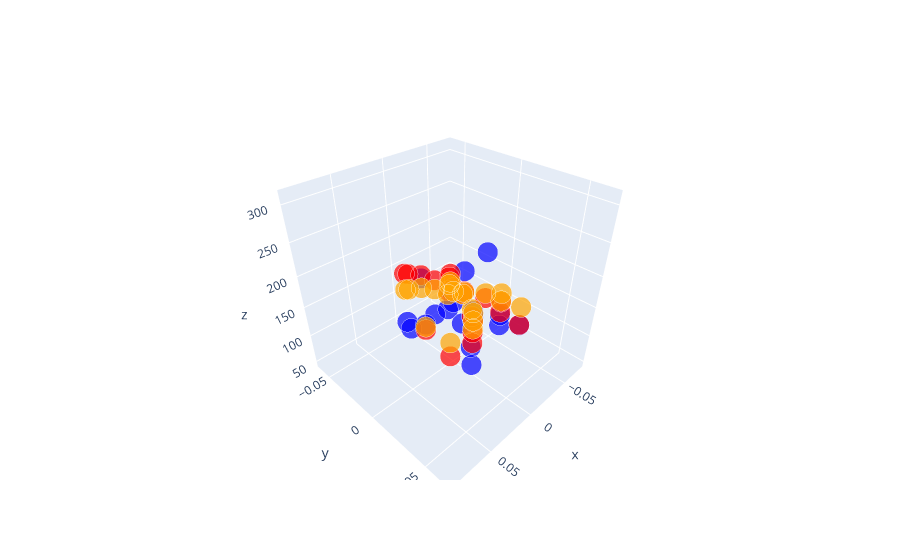

Notebook source saved alongside this figure:
### Markdown cell above
Veamos en forma interactiva como se ve con plotly:

### Code cell
df = pd.DataFrame(diabetes_X_test2)
df['target'] = diabetes_y_test
df['pred1'] = diabetes_y_pred
df['pred2'] = diabetes_y_pred2

fig1 = px.scatter_3d(df, x=0, y=1, z='target',
                     color_discrete_sequence=['blue' for i in df.target],
                     size=[0.1 for i in df.target])
fig2 = px.scatter_3d(df, x=0, y=1, z='pred1',
                     color_discrete_sequence=['red' for i in df.target],
                     size=[0.1 for i in df.target])
fig3 = px.scatter_3d(df, x=0, y=1, z='pred2',
                     color_discrete_sequence=['orange'for i in df.target],
                     size=[0.1 for i in df.target])
fig4 = go.Figure(data=fig1.data+fig2.data+fig3.data)
fig4.show()

### Figure 1 — Plotly figure (JSON) as saved in the notebook; plotly's stock layout.template omitted (floating-point values rounded to 4 significant figures)
{"data": [{"hovertemplate": "0=%{x}<br>1=%{y}<br>target=%{z}<br>size=%{marker.size}<extra></extra>", "legendgroup": "", "marker": {"color": "blue", "size": [0.1, 0.1, 0.1, 0.1, 0.1, 0.1, 0.1, 0.1, 0.1, 0.1, 0.1, 0.1, 0.1, 0.1, 0.1, 0.1, 0.1, 0.1, 0.1, 0.1], "sizemode": "area", "sizeref": 0.00025, "symbol": "circle"}, "mode": "markers", "name": "", "scene": "scene", "showlegend": false, "type": "scatter3d", "x": [0.07786, -0.03962, 0.01104, -0.0407, -0.03423, 0.00565, 0.08864, -0.03315, -0.05686, -0.031, 0.05523, -0.0601, 0.001339, -0.02345, -0.07411, 0.01966, -0.01591, -0.01591, 0.03906, -0.07303], "y": [0.04067, 0.01557, 0.02406, -0.02029, 0.03546, -0.04542, 0.06605, -0.02595, -0.009919, -0.01496, 0.05569, -0.0514, -0.04542, -0.03846, -0.06118, 0.03119, -0.01811, -0.04688, 0.04453, -0.004222], "z": [233, 91, 111, 152, 120, 67, 310, 94, 183, 66, 173, 72, 49, 64, 48, 178, 104, 132, 220, 57]}, {"hovertemplate": "0=%{x}<br>1=%{y}<br>pred1=%{z}<br>size=%{marker.size}<extra></extra>", "legendgroup": "", "marker": {"color": "red", "size": [0.1, 0.1, 0.1, 0.1, 0.1, 0.1, 0.1, 0.1, 0.1, 0.1, 0.1, 0.1, 0.1, 0.1, 0.1, 0.1, 0.1, 0.1, 0.1, 0.1], "sizemode": "area", "sizeref": 0.00025, "symbol": "circle"}, "mode": "markers", "name": "", "scene": "scene", "showlegend": false, "type": "scatter3d", "x": [0.07786, -0.03962, 0.01104, -0.0407, -0.03423, 0.00565, 0.08864, -0.03315, -0.05686, -0.031, 0.05523, -0.0601, 0.001339, -0.02345, -0.07411, 0.01966, -0.01591, -0.01591, 0.03906, -0.07303], "y": [0.04067, 0.01557, 0.02406, -0.02029, 0.03546, -0.04542, 0.06605, -0.02595, -0.009919, -0.01496, 0.05569, -0.0514, -0.04542, -0.03846, -0.06118, 0.03119, -0.01811, -0.04688, 0.04453, -0.004222], "z": [226.0, 115.7, 163.3, 114.7, 120.8, 158.2, 236.1, 121.8, 99.57, 123.8, 204.7, 96.53, 154.2, 130.9, 83.39, 171.4, 138.0, 138.0, 189.6, 84.4]}, {"hovertemplate": "0=%{x}<br>1=%{y}<br>pred2=%{z}<br>size=%{marker.size}<extra></extra>", "legendgroup": "", "marker": {"color": "orange", "size": [0.1, 0.1, 0.1, 0.1, 0.1, 0.1, 0.1, 0.1, 0.1, 0.1, 0.1, 0.1, 0.1, 0.1, 0.1, 0.1, 0.1, 0.1, 0.1, 0.1], "sizemode": "area", "sizeref": 0.00025, "symbol": "circle"}, "mode": "markers", "name": "", "scene": "scene", "showlegend": false, "type": "scatter3d", "x": [0.07786, -0.03962, 0.01104, -0.0407, -0.03423, 0.00565, 0.08864, -0.03315, -0.05686, -0.031, 0.05523, -0.0601, 0.001339, -0.02345, -0.07411, 0.01966, -0.01591, -0.01591, 0.03906, -0.07303], "y": [0.04067, 0.01557, 0.02406, -0.02029, 0.03546, -0.04542, 0.06605, -0.02595, -0.009919, -0.01496, 0.05569, -0.0514, -0.04542, -0.03846, -0.06118, 0.03119, -0.01811, -0.04688, 0.04453, -0.004222], "z": [229.9, 135.9, 175.0, 113.3, 151.6, 129.0, 252.6, 114.9, 108.8, 123.1, 223.9, 81.36, 126.1, 113.8, 66.02, 185.1, 131.2, 113.7, 206.3, 101.5]}], "layout": {}}
